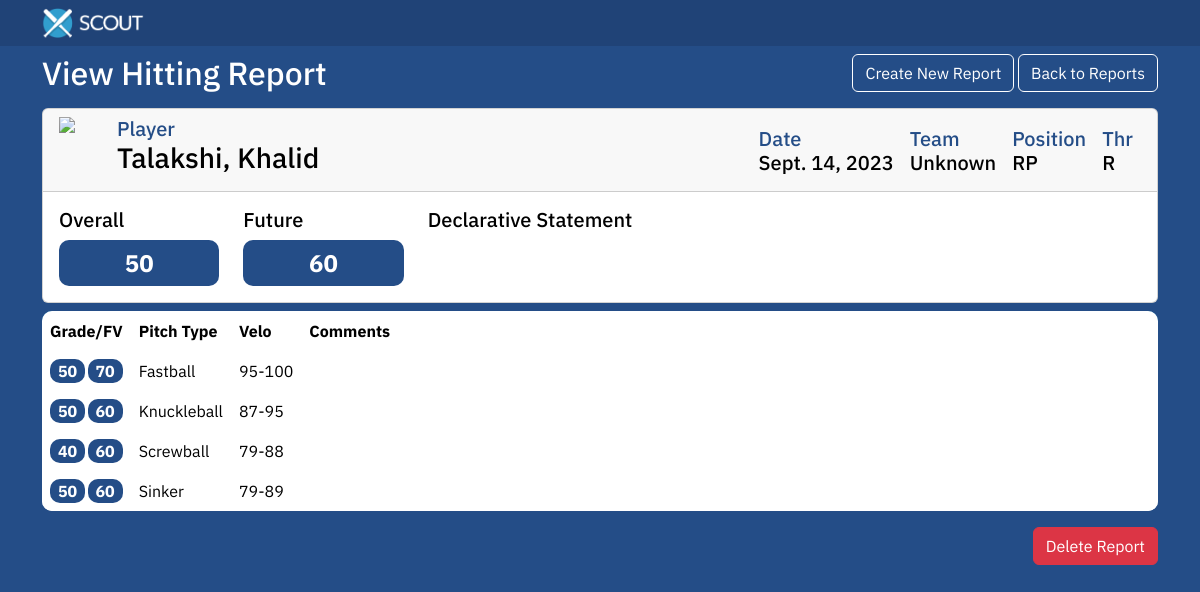
The page /pitcher-report/10 on the database its author committed.
### home/models.py (models this page shows)
class PitcherReport(models.Model):
    firstname = models.CharField(max_length=50)
    lastname = models.CharField(max_length=50)
    team = models.IntegerField()
    position = models.CharField(max_length=3)
    throws = models.CharField(max_length=1)
    date = models.DateField()
    summary = models.TextField()
    overall = models.IntegerField(validators=[MinValueValidator(20), MaxValueValidator(80)])
    fvoverall = models.IntegerField(validators=[MinValueValidator(20), MaxValueValidator(80)])

class PitcherStats(models.Model):
    player = models.ForeignKey(PitcherReport, on_delete=models.CASCADE)
    pitch_type = models.CharField(max_length=15)
    velo_low = models.IntegerField()
    velo_high = models.IntegerField()
    value = models.IntegerField(validators=[MinValueValidator(20), MaxValueValidator(80)])
    futurevalue = models.IntegerField(validators=[MinValueValidator(20), MaxValueValidator(80)])
    comment = models.TextField(null=True, blank=True)

### home/views.py (the view)
# urls.py: path('pitcher-report/<int:report_id>', views.pitcher_report_view, name='hitter report'),
def pitcher_report_view(request, report_id):
    report = PitcherReport.objects.get(id=report_id)
    template = loader.get_template('view_pitcher_report.html')
    return HttpResponse(template.render({'report': report}, request))

### home/templatetags/team_id_to_code.py (called while the page is built)
@register.filter(name='team_id_to_code')
def team_id_to_code(team_id):
    teams = get_teams()
    for team in teams:
        if team['id'] == team_id:
            return team['code']
    return 'Unknown'

### home/utils/mlb_team_utils.py (called while the page is built)
def get_teams():
    try:
        team_request = requests.get('https://statsapi.mlb.com/api/v1/teams?sportId=1')
        team_data = team_request.json()['teams']
        team_objs = list(map(lambda x: map_function(x), team_data))
        team_objs.sort(key=lambda x: x['name'])
        return team_objs
    except Exception as e:
        print('error: get_teams', e)
        return []

### home/templates/view_pitcher_report.html (shortened to what this page needs)
{% extends "master.html" %}
{% load team_id_to_code %}
{% load get_stat_by_name %}
{% load order_by_custom_stat %}
{% block content %}
<div class='d-flex justify-content-between my-2'>
    <h2>View Hitting Report</h2>
    <div>
        <a href="/hitter-report/create" class='btn scout-btn mr-2'>Create New Report</a>
        <a href="/" class='btn scout-btn'>Back to Reports</a>
    </div>
</div>
{% include 'player_info.html' with report=report type='pitcher' %}
<table class='table table-borderless hitter-table mt-2'>
    <thead>
        <tr>
            <th>Grade/FV</th>
            <th>Pitch Type</th>
            <th>Velo</th>
            <th width='80%'>Comments</th>
        </tr>
    </thead>
    <tbody>
        {% with report.pitcherstats_set.all as pitches%}
        {% for pitch in pitches %}
        <tr>
            <td>
                <div class='d-flex justify-content-between'>
                    <div class='stat-box' style="color: #fff; font-weight: bold; width: 2.2em">
                    {{pitch.value}}
                    </div>
                    <div class='stat-box' style="color: #fff; font-weight: bold; width: 2.2em">
                        {{pitch.futurevalue}}
                    </div>
                </div>
            </td>
            <td>{{pitch.pitch_type}}</td>
            <td>{{pitch.velo_low}}-{{pitch.velo_high}}</td>
            <td>{{pitch.comment}}</td>
        </tr>
        {% endfor %}
        {% endwith %}
    </tbody>
</table>
<div class='d-flex justify-content-end'>
    <a href="/delete/pitcher/{{report.id}}" class='btn btn-danger'>
        Delete Report
    </a>
</div>
{% endblock %}

### home/templates/master.html (shortened to what this page needs)
{% load static %}
<!DOCTYPE html>
<html lang="en">
<head>
  {% load bootstrap5 %}
  {% bootstrap_css %}
  <link rel="stylesheet" href="{% static 'styles.css' %}">
</head>
<body>
<nav class="navbar" id="scout-navbar">
    <div class="container">
        <img src="{% static 'scout-logo.png'%}" alt="Bootstrap" width="auto" height="30px" />
    </div>
</nav>
<div class="container">
{% block content %}
{% endblock %}
</div>
</body>
</html>

### home/templates/player_info.html (shortened to what this page needs)
{% load team_id_to_code %}
<div class='card'>
    <div class='card-header'>
        <div class='d-flex'>
            <img src="
            https://www.mlbstatic.com/team-logos/{{report.team}}.svg" class='team-logo' />
            <div class='d-flex align-items-end flex-grow-1'>
                <div class='d-flex flex-column mx-2 flex-grow-1'>
                    <h5 class='scout-subtitle'>Player</h5>
                    <h3 class='scout-title'>{{report.lastname}}, {{report.firstname}}</h3>
                </div>
                <div class='d-flex flex-column mx-2'>
                    <h5 class='scout-subtitle'>Date</h5>
                    <h5 class='scout-title'>{{report.date}}</h5>
                </div>
                <div class='d-flex flex-column mx-2'>
                    <h5 class='scout-subtitle'>Team</h5>
                    <h5 class='scout-title'>{{report.team | team_id_to_code}}</h5>
                </div>
                <div class='d-flex flex-column mx-2'>
                    <h5 class='scout-subtitle'>Position</h5>
                    <h5 class='scout-title'>{{report.position}}</h5>
                </div>
                <div class='d-flex flex-column mx-2'>
                    <h5 class='scout-subtitle'>Thr</h5>
                    <h5 class='scout-title'>{{report.throws}}</h5>
                </div>
            </div>
        </div>
    </div>
    <div class='card-body'>
        <div class='row'>
            <div class='col-md-2'>
                <h5 class='scout-title'>Overall</h5>
                <div class='stat-box'>
                <p>{{report.overall}}</p>
                </div>
            </div>
            <div class='col-md-2'>
                <h5 class='scout-title'>Future</h5>
                <div class='stat-box'>
                <p>{{report.fvoverall}}</p>
                </div>
            </div>
            <div class='col-md-8'>
                <h5 class='scout-title'>
                    Declarative Statement
                </h5>
            </div>
        </div>
    </div>
</div>

### home/static/styles.css (style rules this page uses)
#scout-navbar { background-color: #204377; }
body { background-color: #244D87; color: #fff; font-family: 'IBM Plex Sans', sans-serif; }
.scout-btn { background-color: #244D87; border: 1px solid white; color: #fff; }
.hitter-table > thead { background-color: #3E9FCA; color: #fff; }
.hitter-table { border-collapse: separate; border-spacing: 0; overflow: hidden; }
tbody > tr:nth-child(odd) { background-color: #fff; }
tbody > tr:nth-child(even) { background-color: #F7F7F7; }
tr:first-child th:first-child { border-top-left-radius: 10px; }
tr:first-child th:last-child { border-top-right-radius: 10px; }
tr:last-child td:first-child { border-bottom-left-radius: 10px; }
tr:last-child td:last-child { border-bottom-right-radius: 10px; }
a { margin: 0; padding: 0; text-decoration: none; font-weight: bold; }
.scout-title { color: #000 !important }
.team-logo { width: 50px; }
.scout-subtitle { color: #244D87; margin-bottom: 0; }
.stat-box { background-color: #244D87; display: flex; justify-content: center; align-items: center; border-radius: 10px; }
.stat-box > p { margin: 0; padding: 5px 0; font-size: 1.5em; font-weight: bold; color: #fff; }

### rows shown on the page
PitcherReport: lastname "Talakshi", firstname "Khalid", date "Sept. 14, 2023", team|team_id_to_code "Unknown", position "RP", throws "R", overall "50", fvoverall "60"
PitcherStats: value "50", futurevalue "70", pitch_type "Fastball", velo_low "95", velo_high "100"
PitcherStats: value "50", futurevalue "60", pitch_type "Knuckleball", velo_low "87", velo_high "95"
PitcherStats: value "40", futurevalue "60", pitch_type "Screwball", velo_low "79", velo_high "88"
PitcherStats: value "50", futurevalue "60", pitch_type "Sinker", velo_low "79", velo_high "89"
